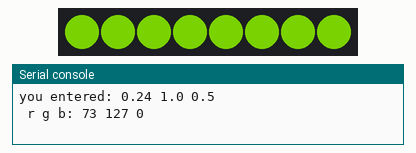
A program run on a simulated Raspberry Pi Pico running MicroPython. On the bench: 8 RGB LEDs in strip order, left to right, the last lines printed to the serial console. Dim RGB values are drawn brighter than linear; library files of the repository ran but are not shown: ws2812.py.

Above: at 0.2 s.
At 5.0 s:
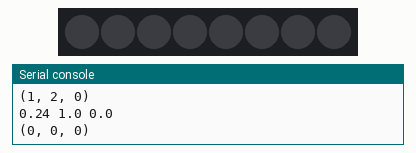
Timing chart, 0 to 40.0 s (numbered marks = the images above):
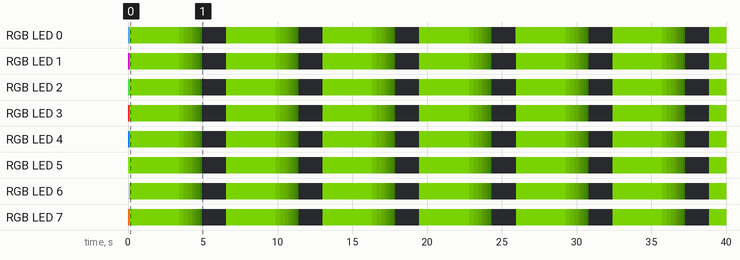

The program:

ws2812_test_run.py
```python
import machine
import utime
import sys
# import math
from ws2812 import WS2812
import random

import hsv_to_rgb

ws = WS2812(machine.Pin(0),8)

ws[0] = [64,154,227]
ws[1] = [128,0,128]
ws[2] = [50,150,50]
ws[3] = [255,30,30]
ws[4] = [0,128,255]
ws[5] = [99,199,0]
ws[6] = [128,128,128]
ws[7] = [255,100,0]
ws.write()

hf = 0

def blank_lcd():
    ws[0] = [0,0,0]
    ws[1] = [0,0,0]
    ws[2] = [0,0,0]
    ws[3] = [0,0,0]
    ws[4] = [0,0,0]
    ws[5] = [0,0,0]
    ws[6] = [0,0,0]
    ws[7] = [0,0,0]
    ws.write()

v_begin = 50
h = 24
while True:
    s = 100
    v = v_begin
    # hf = 0.0

    # h = input("h: ")
    # h = random.randint(0, 100)


    print("h: '{}' hf: {} ".format(h,hf))

    if h == "=":
        hf = hf + .05
    elif h == "":
        hf = hf + .01
    elif h == "-":
        hf = hf - .05
    else:
        try:
            # h = float(h)/360.0
            hf = float(h)/100.0
        except ValueError:
            blank_lcd()
            sys.exit(0)


    if hf > 1.0:
        hf = 0

    s = float(s)/100.0
    v = float(v)/100.0

    print("you entered: {} {} {}".format(hf,s,v))

    r,g,b = hsv_to_rgb.cnv(hf,s,v)

    """
    r,g,b = input("r,g,b: ").split()
    r = int(r)
    g = int(g)
    b = int(b)
    """

    print(" r g b: {} {} {}".format(r,g,b))

    utime.sleep_ms(100)
    for j in range(8):
        # print(j,end=".")
        utime.sleep_ms(1)
        r,g,b = hsv_to_rgb.cnv(hf,s,v)
        ws[j] = [r,g,b]
        ws.write()

    print("")

    utime.sleep_ms(3000)
    for i in range(v_begin,-1,-1):
        # s = float(s)/100.0
        v = float(i)/100.0
        if v < 0:
            v = 0

        utime.sleep_ms(v_begin-i)
        print(hf,s,v)
        print(hsv_to_rgb.cnv(hf,s,v))

        for j in range(8):
            # print(j,end=".")
            utime.sleep_ms(1)
            r,g,b = hsv_to_rgb.cnv(hf,s,v)
            ws[j] = [r,g,b]
            ws.write()

    utime.sleep_ms(1500)


"""

ws[0] = [64,154,227]
ws[1] = [128,0,128]
ws[2] = [50,150,50]
ws[3] = [255,30,30]
ws[4] = [0,128,255]
ws[5] = [99,199,0]
ws[6] = [128,128,128]
ws[7] = [255,100,0]
ws.write()

utime.sleep(2)

# while True:
n = 10
m = 30
for i in range(n/2):
    ip = i/n * 2
    for j in range(m):
        r,g,b = hsv_to_rgb.cnv(ip,1,j/m)
        for j in range(8):
            ws[j] = [r,g,b]
            ws.write()
        utime.sleep(.05)
        print(i,ip,j/m)

    for j in range(m,0,-1):
        r,g,b = hsv_to_rgb.cnv(ip,1,j/m)
        for j in range(8):
            ws[j] = [r,g,b]
            ws.write()
        utime.sleep(.05)
        print(i,ip,j/m)

    utime.sleep(.5)

    ip = abs(i/n-0.5)
    for j in range(int(m/2)):
        v = abs(j)/m * 2
        r,g,b = hsv_to_rgb.cnv(ip,1,v)
        for j in range(8):
            ws[j] = [r,g,b]
            ws.write()
        utime.sleep(.05)
        print(i,ip,v)

    for j in range(int(m/2),0,-1):
        v = abs(j)/m * 2
        r,g,b = hsv_to_rgb.cnv(ip,1,v)
        for j in range(8):
            ws[j] = [r,g,b]
            ws.write()
        utime.sleep(.05)
        print(i,ip,v)

    utime.sleep(.5)

"""


"""
n = 256  # number of steps
TWO_PI = 3.14159*2


for i in range(n):
    r = int(round((128 + math.sin(i*TWO_PI/n + 0) + 127),0))
    g = int(round((128 + math.sin(i*TWO_PI/n + TWO_PI/3) + 127),0))
    b = int(round((128 + math.sin(i*TWO_PI/n + 2*TWO_PI/3) + 127),0))


    for j in range(8):
        ws[j] = [r,g,b]

    ws.write()
    print("{} {} {} {}     ".format(i,r,g,b),end="\r")
    utime.sleep(.1)
"""

"""
n = [0,32,64,96,128,159,191,223,255]

for r in n:
    for g in n:
        for b in n:
            for i in range(8):
                ws[i] = [r,g,b]
            ws.write()
            utime.sleep(.1)
            print(r,g,b,end="\r")
"""

"""
for i in range(63):
    s = ws[7]
    for j in range(7):
        ws[7-j] = ws[7-j-1]

    ws[0] = s

    ws.write()
    utime.sleep(.1)

"""

# ws = WS2812(machine.Pin(0),8)
ws[0] = [0,0,0]
ws[1] = [0,0,0]
ws[2] = [0,0,0]
ws[3] = [0,0,0]
ws[4] = [0,0,0]
ws[5] = [0,0,0]
ws[6] = [0,0,0]
ws[7] = [0,0,0]
ws.write()
```

hsv_to_rgb.py
```python
def cnv(h,s,v):
    ''' Converts an h, s, v float (value range from 0 to 1) to an RGB tuple '''

    # Unpack the HSV tuple for readability
    # H, S, V = HSV
    H = int(h * 255)
    S = int(s * 255)
    V = int(v * 255)

    # Check if the color is Grayscale
    if S == 0:
        R = V
        G = V
        B = V
        return (R, G, B)

    # Make hue 0-5
    region = H // 43;

    # Find remainder part, make it from 0-255
    remainder = (H - (region * 43)) * 6;

    # Calculate temp vars, doing integer multiplication
    P = (V * (255 - S)) >> 8;
    Q = (V * (255 - ((S * remainder) >> 8))) >> 8;
    T = (V * (255 - ((S * (255 - remainder)) >> 8))) >> 8;


    # Assign temp vars based on color cone region
    if region == 0:
        R = V
        G = T
        B = P

    elif region == 1:
        R = Q
        G = V
        B = P

    elif region == 2:
        R = P
        G = V
        B = T

    elif region == 3:
        R = P
        G = Q
        B = V

    elif region == 4:
        R = T
        G = P
        B = V

    else:
        R = V
        G = P
        B = Q


    return (R, G, B)
```

Measured:
- by itself, everything shown: repeats every 6.5 s, in 19 steps
